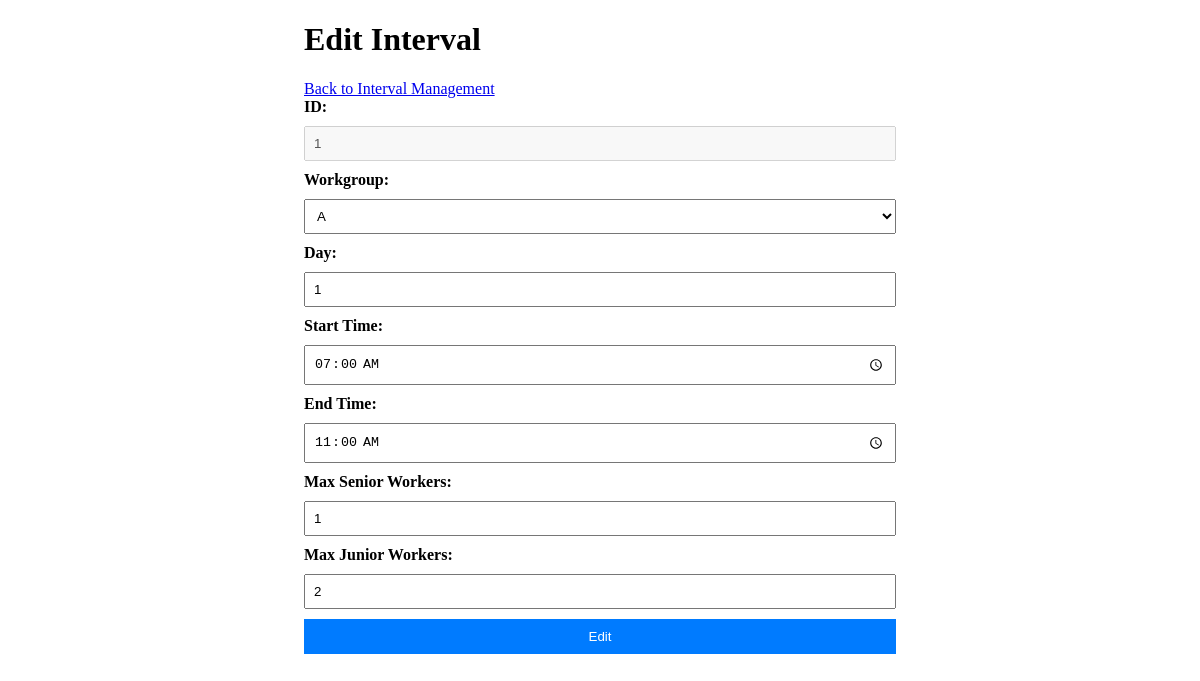
Screenshot of /admin/intervals/edit/1 (signed in) with the database file from the repository.
### models.py (models this page shows)
class Interval(db.Model):
    id = db.Column(db.Integer, primary_key=True, autoincrement=False)
    workgroup_id = db.Column(db.Integer, db.ForeignKey('workgroup.id'), nullable=False)
    day = db.Column(db.Integer, nullable=False)
    end_day = db.Column(db.Integer, nullable=False)
    start_time = db.Column(db.Time, nullable=False)  # e.g., 7:00 AM
    end_time = db.Column(db.Time, nullable=False)    # e.g., 9:00 AM
    max_senior_workers = db.Column(db.Integer, nullable=False)  # Max senior workers for this interval
    max_junior_workers = db.Column(db.Integer, nullable=False)  # Max junior workers for this interval
    current_senior_workers = db.Column(db.Integer, default=0)  # Current senior workers
    current_junior_workers = db.Column(db.Integer, default=0)  # Current junior workers

class Workgroup(db.Model):
    id = db.Column(db.Integer, primary_key=True)
    name = db.Column(db.String(50), nullable=False)  # e.g., "Group A"
    max_senior_workers = db.Column(db.Integer, nullable=False)  # Max senior workers allowed
    max_junior_workers = db.Column(db.Integer, nullable=False)  # Max junior workers allowed
    intervals = db.relationship('Interval', backref='workgroup', lazy=True)  # Intervals for this group
    schedules = db.relationship('Schedule', backref='workgroup', lazy=True)  # Schedules for this group

### routes.py (the view)
    @login_required
    def wrapper(*args, **kwargs):
        if current_user.role != 'admin':
            flash('Access denied: Admins only.')
            return redirect(url_for('main.index'))
        return func(*args, **kwargs)

### app.py (called while the page is built)
@login_manager.user_loader
def load_user(user_id):
    from models import Admin, Worker
    admin = db.session.get(Admin, int(user_id))  # Updated to Session.get
    if admin:
        return admin
    worker = db.session.get(Worker, int(user_id))  # Updated to Session.get
    if worker:
        return worker
    return None

### routes.py (called while the page is built, shortened)
def admin_required(func):
    @login_required
    def wrapper(*args, **kwargs):
        if current_user.role != 'admin':
            flash('Access denied: Admins only.')
            return redirect(url_for('main.index'))
        return func(*args, **kwargs)
    wrapper.__name__ = func.__name__
    return wrapper

@main.route('/admin/intervals/edit/<int:id>', methods=['GET', 'POST'])
@admin_required
def edit_interval(id):
    interval = Interval.query.get_or_404(id)
    workgroups = Workgroup.query.all()
    return render_template('admin/interval_form.html', action='Edit', interval=interval, workgroups=workgroups)

### templates/admin/interval_form.html (shortened to what this page needs)
<!DOCTYPE html>
<html lang="en">
<head>
</head>
<body>
    <div class="container">
        <h1>{{ action }} Interval</h1>
        <a href="{{ url_for('main.manage_intervals') }}">Back to Interval Management</a>
        <form method="post">
            {% if action == 'Add' %}
            <label for="id">ID:</label>
            <input type="number" id="id" name="id" required>
            {% else %}
            <label>ID:</label>
            <input type="text" value="{{ interval.id }}" disabled>
            {% endif %}
            <label for="workgroup_id">Workgroup:</label>
            <select id="workgroup_id" name="workgroup_id" required>
                {% for workgroup in workgroups %}
                <option value="{{ workgroup.id }}" {% if interval and interval.workgroup_id == workgroup.id %}selected{% endif %}>
                    {{ workgroup.name }}
                </option>
                {% endfor %}
            </select>
            <label for="day">Day:</label>
            <input type="number" id="day" name="day" value="{{ interval.day if interval else '' }}" required>
            <label for="start_time">Start Time:</label>
            <input type="time" id="start_time" name="start_time" value="{{ interval.start_time if interval else '' }}" required>
            <label for="end_time">End Time:</label>
            <input type="time" id="end_time" name="end_time" value="{{ interval.end_time if interval else '' }}" required>
            <label for="max_senior_workers">Max Senior Workers:</label>
            <input type="number" id="max_senior_workers" name="max_senior_workers" value="{{ interval.max_senior_workers if interval else '' }}" required>
            <label for="max_junior_workers">Max Junior Workers:</label>
            <input type="number" id="max_junior_workers" name="max_junior_workers" value="{{ interval.max_junior_workers if interval else '' }}" required>
            <button type="submit">{{ action }}</button>
        </form>
    </div>
</body>
</html>

### templates/admin/interval_form.html (style rules this page uses)
.container { width: 50%; margin: 20px auto; }
form { display: flex; flex-direction: column; gap: 10px; }
label { font-weight: bold; }
input, select { padding: 8px; }
button { padding: 10px; background-color: #007bff; color: white; border: none; cursor: pointer; }

### rows the page displays
Interval: id "1", workgroup_id "A", day "1", start_time "07:00:00", end_time "11:00:00", max_senior_workers "1", max_junior_workers "2"

### other values shown
{{ action }} "Edit"
